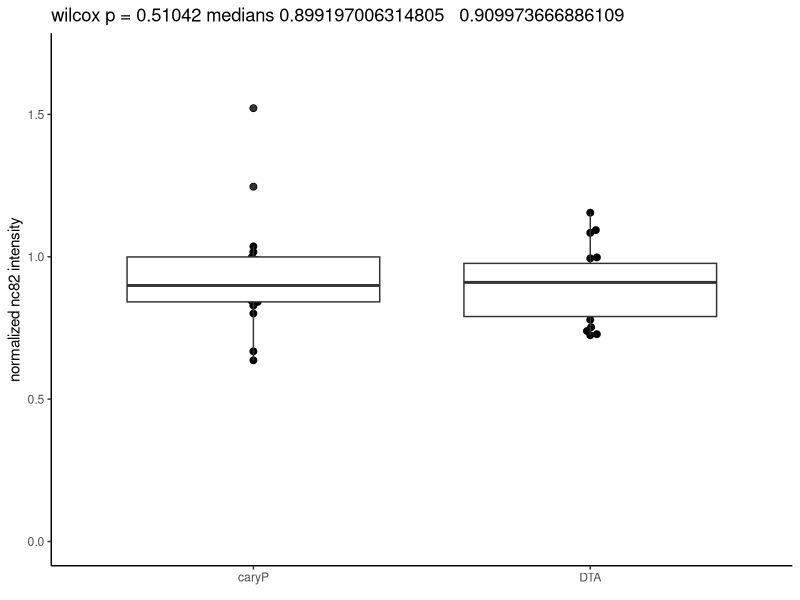
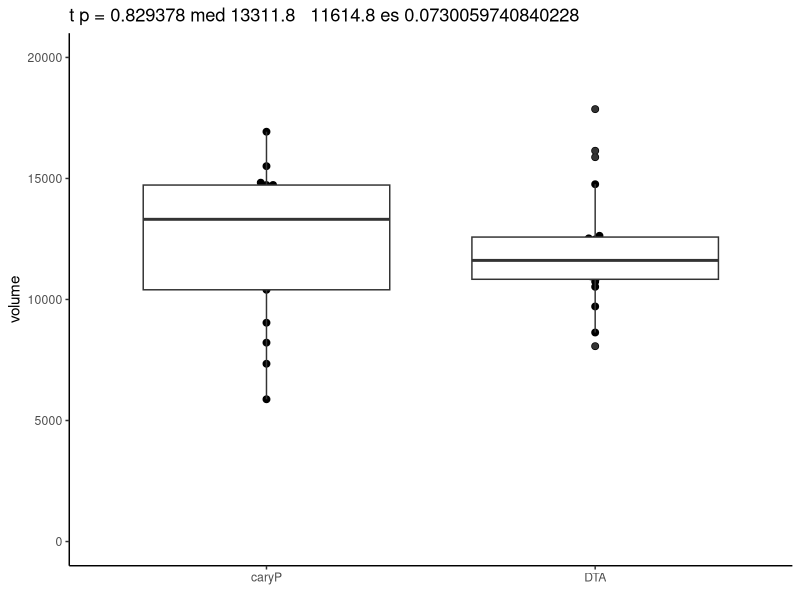
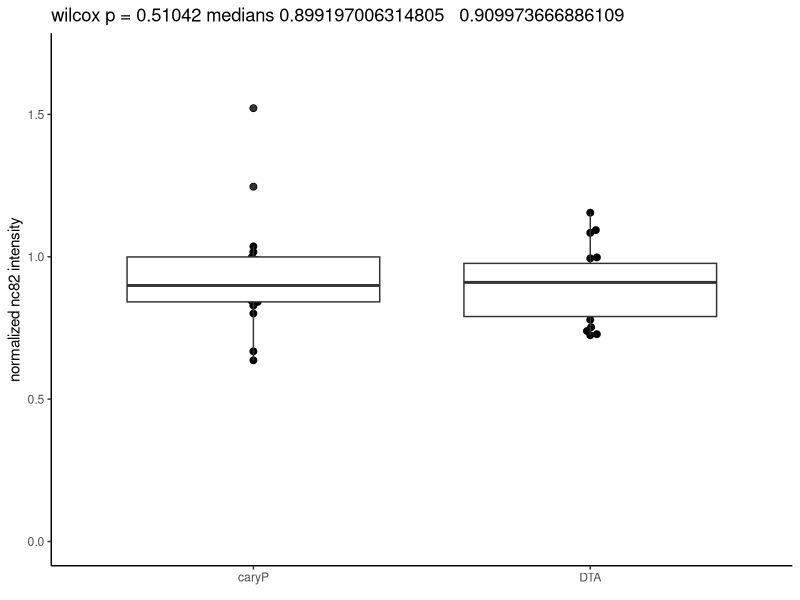
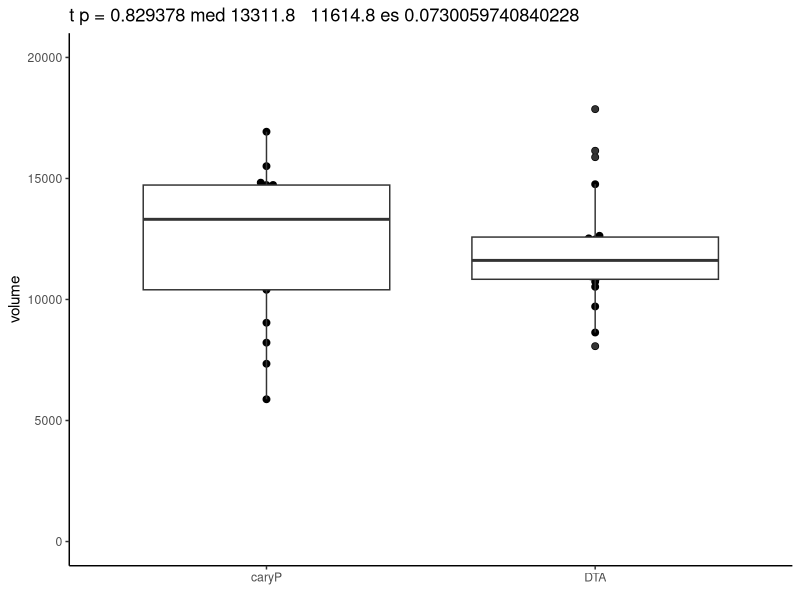

Here is the R script that generated these plots, in order:
setwd("C:/Users/emmamtk/Desktop/CSVs for paper/Figure 6")
#load packages
library(ggplot2)
library(dplyr)
library(ggbeeswarm)
cohensd <- function(x,y){
  #absolute value of difference in group means
  diffinmeans <- abs(mean(x)-mean(y))
  #pooled standard deviation- root mean square of the standard deviations
  pooledsd <- sqrt(((sd(x)^2)+(sd(y)^2))/2)
  #cohens d
  return(diffinmeans/pooledsd)
}
#experiments
#20220511- VT033008 ablation with MZ19 label, empty attp40 control for DTA. anti GFP, anti dsRed, anti brp
#20220819- VT033008 ablation with 91G04 label, empty attp40 control for DTA. anti GFP, anti dsRed, anti brp

#load data
nc82sum <- read.csv('nc82_ca_volume_summary.csv')
#plot nc82 measurements------------

#shapiro test for normality
shapiro.test(filter(nc82sum,genotype=='caryP')$norm.nc82) 
shapiro.test(filter(nc82sum,genotype=='DTA')$norm.nc82) #not normal will use wilcox test
#wilcox ranks sum test for non normal data
test <- wilcox.test(filter(nc82sum,genotype=='caryP')$norm.nc82,filter(nc82sum,genotype=='DTA')$norm.nc82)
m1 <- median(filter(nc82sum,genotype=='caryP')$norm.nc82)
m2 <- median(filter(nc82sum,genotype=='DTA')$norm.nc82)
#cohensd effect size
cd <- cohensd(filter(nc82sum, genotype == 'caryP')$norm.nc82,
              filter(nc82sum, genotype == 'DTA')$norm.nc82)
ggplot(nc82sum, aes(x= genotype, y=norm.nc82))+
  stat_summary(fun = median, geom = "crossbar", width=.4, color = 'dark grey')+
  geom_beeswarm(size=2)+
  geom_boxplot()+
  ylim(0,1.7)+
  theme_classic()+
  ylab('normalized nc82 intensity')+
  xlab(element_blank())+
  ggtitle(paste("wilcox p =",round(test$p.value,6),                 
                subtitle = paste('medians',m1, ' ', m2)))

ggsave('normalized nc82.pdf',
       device = 'pdf',
       width = 4,height =6 ,units = 'in')





#plot nc82 volume measurements--------
#shapiro test for normality
shapiro.test(filter(nc82sum, genotype=='caryP')$volume) 
shapiro.test(filter(nc82sum, genotype=='DTA')$volume) #both normal can use a t test
#t test for normal data
test <- t.test(filter(nc82sum, genotype=='caryP')$volume,filter(nc82sum, genotype=='DTA')$volume)
m1 <- median(filter(nc82sum, genotype=='caryP')$volume)
m2 <- median(filter(nc82sum, genotype=='DTA')$volume)
#cohens d effect size
cd <- cohensd(filter(nc82sum, genotype == 'caryP')$volume,
        filter(nc82sum, genotype == 'DTA')$volume)

ggplot(nc82sum, aes(x= genotype, y=volume))+
  stat_summary(fun = median, geom = "crossbar", width=.4, color = 'dark grey')+
  geom_beeswarm(size=2)+
  geom_boxplot()+
  ylim(0,20000)+
  theme_classic()+
  ylab('volume')+
  xlab(element_blank())+
  ggtitle(paste("t p =",round(test$p.value,6),                 
                subtitle = paste('med',round(m1,1), ' ', round(m2,1), 'es', cd)))
ggsave('nc82_calyxvolume.pdf',
       device = 'pdf',
       width = 4,height =6 ,units = 'in')

